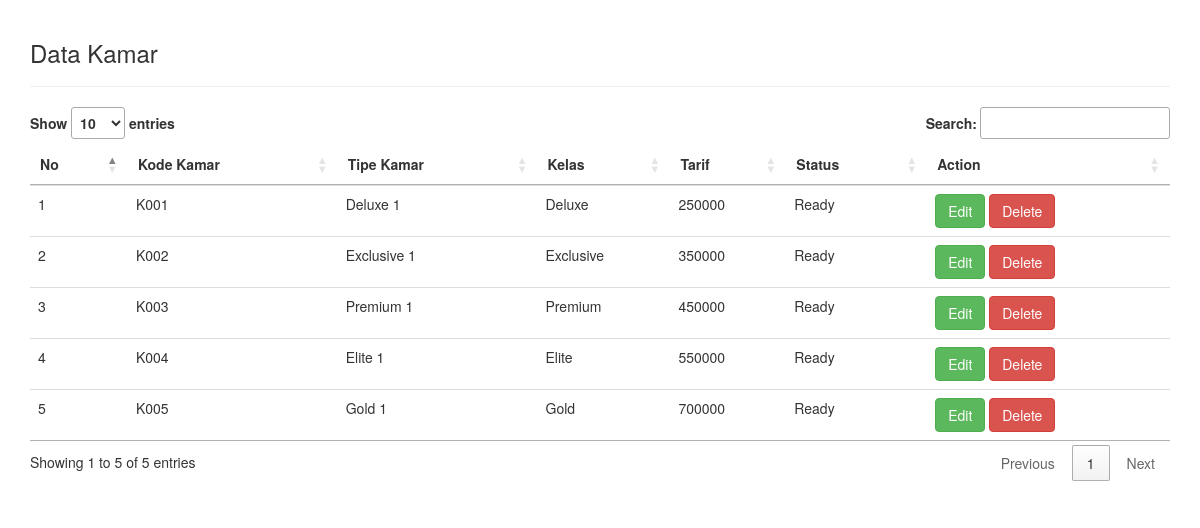
/admin/showKamar.php, run on the app's committed database.
### tables this page shows
CREATE TABLE `tb_kamar` (
  `kode_kamar` varchar(25) NOT NULL,
  `nama_kamar` varchar(25) NOT NULL,
  `kelas` varchar(25) NOT NULL,
  `gambar` varchar(25) NOT NULL,
  `tarif` int(25) NOT NULL,
  `status` varchar(25) NOT NULL,
  `flag` int(1) NOT NULL DEFAULT 1
);

### admin/showKamar.php (the view, shortened to what this page needs)
<!DOCTYPE html>
<html lang="en">
<head>
<link rel="stylesheet" type="text/css" href="//cdn.datatables.net/1.10.11/css/jquery.dataTables.min.css">
<link rel="stylesheet" href="https://maxcdn.bootstrapcdn.com/bootstrap/3.3.7/css/bootstrap.min.css">
</head>
<body>
<?php
    include 'helper/connection.php';
?>
<div class="container" style="padding-top: 20px; padding-bottom: 20px;">
    <h3>Data Kamar</h3>
<hr>
<table class="table table-stripped table-hover datatab" align="center">
    <thead>
        <tr>
            <th>No</th>
            <th>Kode Kamar</th>
            <th>Tipe Kamar</th>
            <th>Kelas</th>
            <th>Tarif</th>
            <th>Status</th>
            <th>Action</th>
        </tr>
    </thead>
<tbody>
<?php
    $sql = "select * from tb_kamar where flag = 1";
    $query = mysqli_query($con, $sql);
    $no = 1;
    while ($data = mysqli_fetch_assoc($query)){
?>
<tr>
    <td><?php echo $no++; ?></td>
    <td><?php echo $data['kode_kamar']; ?></td>
    <td><?php echo $data['nama_kamar']; ?></td>
    <td><?php echo $data['kelas']; ?></td>
    <td><?php echo $data['tarif']; ?></td>
    <td><?php echo $data['status']; ?></td>
    <td>
    <a href="#" type="button" class="btn btn-success btn-md" data-toggle="modal" data-target="#myModal<?php echo $data['kode_kamar']; ?>">Edit</a>
    <a href="proses/deleteKamar.php?id=<?php echo $data['kode_kamar'] ?>" class="btn btn-danger">Delete</a>
    </td>
</tr>
<?php
    }
?>
</tbody>
</table>
</div>
</body>
</html>

### data on the page
tb_kamar: kode_kamar "K001", nama_kamar "Deluxe 1", kelas "Deluxe", tarif "250000", status "Ready"
tb_kamar: kode_kamar "K002", nama_kamar "Exclusive 1", kelas "Exclusive", tarif "350000", status "Ready"
tb_kamar: kode_kamar "K003", nama_kamar "Premium 1", kelas "Premium", tarif "450000", status "Ready"
tb_kamar: kode_kamar "K004", nama_kamar "Elite 1", kelas "Elite", tarif "550000", status "Ready"
tb_kamar: kode_kamar "K005", nama_kamar "Gold 1", kelas "Gold", tarif "700000", status "Ready"
